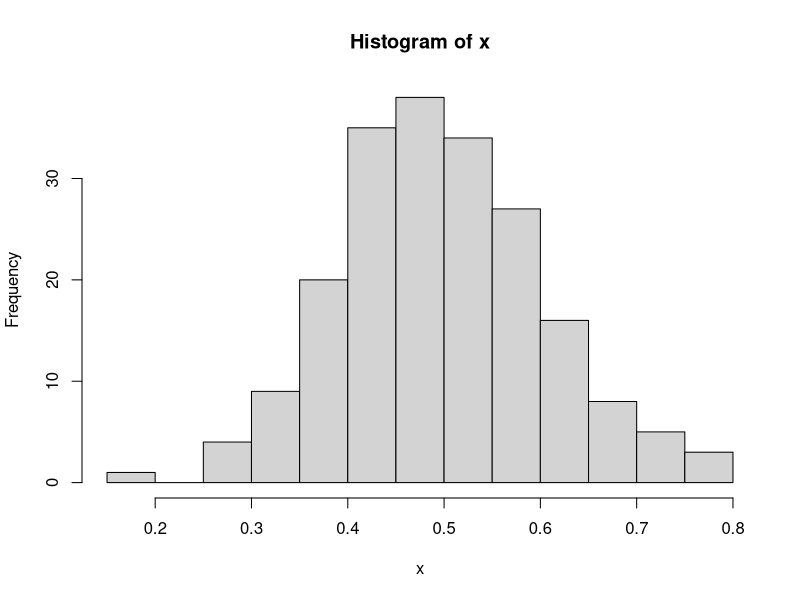

Write the R code that produced this figure.
# Set seed and generate Beta(10,10) distruution
set.seed(123)
x <- rbeta(200, 10, 10)
hist(x, breaks = 20)

rlaplace <- function(n, mu = 0, b = 1) {
  r <- runif(n, 0, 1)
  r <- mu - b * sign(r - 0.5) * log(1 - 2 * abs(r - 0.5))
  return(r)
}

perturb <- function(x, epsilon, m) {
  n <- length(x)
  bin <- cut(x, m)
  bin <- as.numeric(bin)
  bin <- bin + rlaplace(n, 0, epsilon / n)
  hist(bin, breaks = m)
}

## Probability of a Beta(10,10) being between 0.4 and 0.6
pbeta(0.6, 10, 10) - pbeta(0.4, 10, 10)

## Probability of a Beta(10,10) being between in each bin
pbeta(3:5 / 7, 10, 10)

m <- 20

# Real probability of a Beta(10,10) being in each bin
pbeta(1:m / m, 10, 10) - pbeta((1:m - 1) / m, 10, 10)

real_hist <- function(pdist, m) {
  pdist(1:m / m) - pdist((1:m - 1) / m)
}

pdist <- function(x) pbeta(x, 10, 10)
yo <- real_hist(pdist, m)
yo
